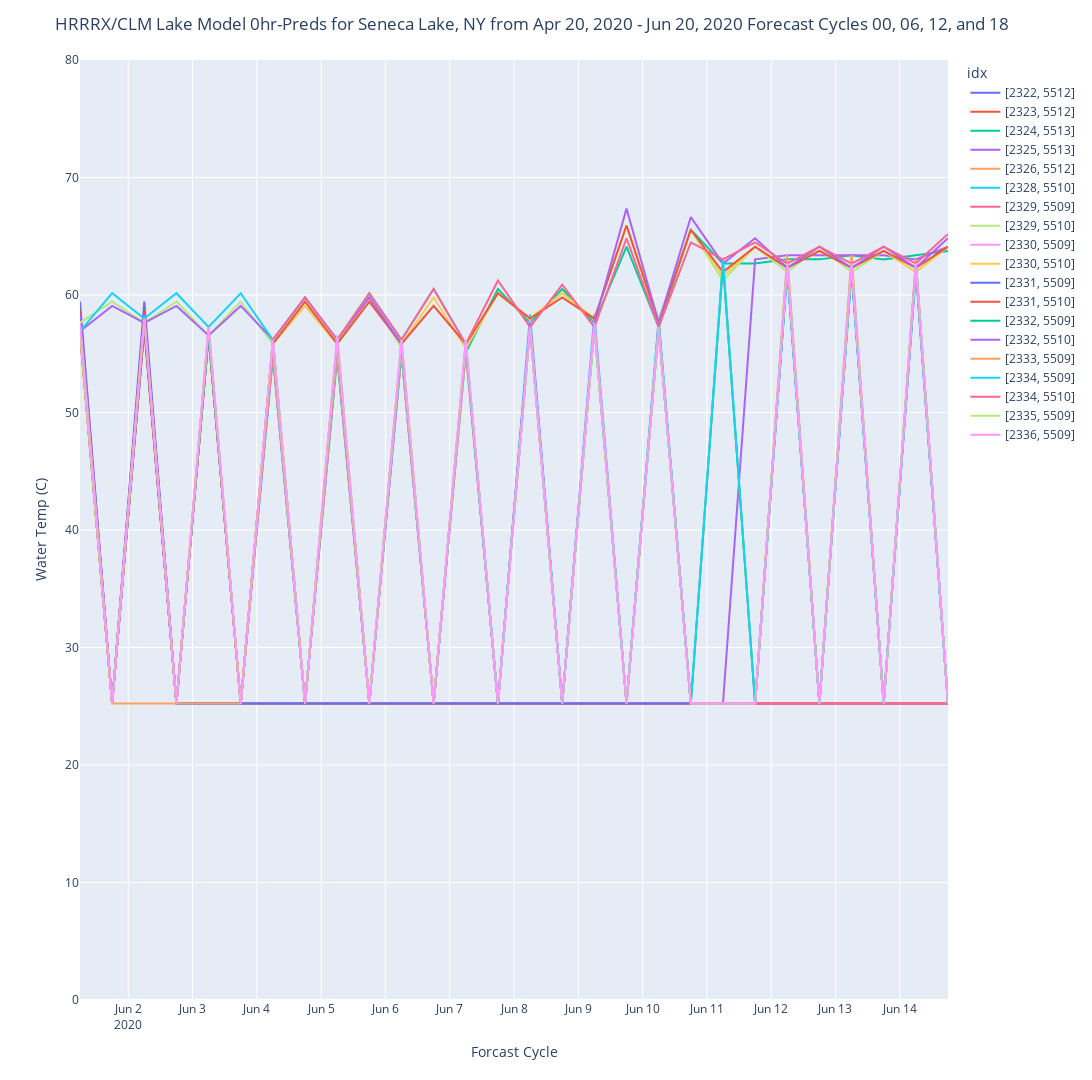

The notebook cell saved with this chart:
### Code cell
fig = px.line(
    seneca_lake_points,
    x='date',
    y='temp',
    color='idx',
    width=1920, 
    height=1080
)
fig.update_layout(
    title="HRRRX/CLM Lake Model 0hr-Preds for Seneca Lake, NY from Apr 20, 2020 - Jun 20, 2020 Forecast Cycles 00, 06, 12, and 18",
    xaxis_title="Forcast Cycle",
    yaxis_title="Water Temp (C)",
    xaxis = {
        'dtick': 3600000.0*24#*7
    },
    yaxis = {
        'range': [0, 80]
    }
)
fig.update_traces(connectgaps=False)
fig.show()
